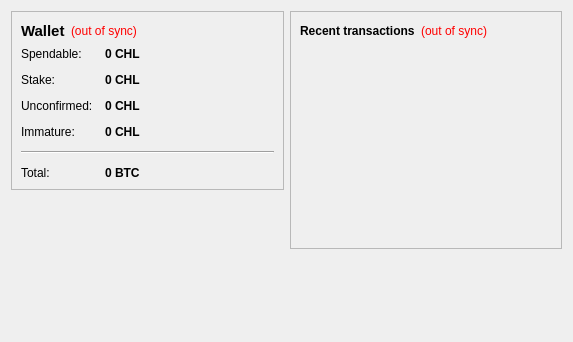
<?xml version="1.0" encoding="UTF-8"?>
<ui version="4.0">
 <class>OverviewPage</class>
 <widget class="QWidget" name="OverviewPage">
  <property name="geometry">
   <rect>
    <x>0</x>
    <y>0</y>
    <width>573</width>
    <height>342</height>
   </rect>
  </property>
  <property name="windowTitle">
   <string>Form</string>
  </property>
  <layout class="QHBoxLayout" name="horizontalLayout" stretch="1,1">
   <item>
    <layout class="QVBoxLayout" name="verticalLayout_2">
     <item>
      <widget class="QFrame" name="frame">
       <property name="frameShape">
        <enum>QFrame::StyledPanel</enum>
       </property>
       <property name="frameShadow">
        <enum>QFrame::Raised</enum>
       </property>
       <layout class="QVBoxLayout" name="verticalLayout_4">
        <item>
         <layout class="QHBoxLayout" name="horizontalLayout_4">
          <item>
           <widget class="QLabel" name="label_5">
            <property name="font">
             <font>
              <pointsize>11</pointsize>
              <weight>75</weight>
              <bold>true</bold>
             </font>
            </property>
            <property name="text">
             <string>Wallet</string>
            </property>
           </widget>
          </item>
          <item>
           <widget class="QLabel" name="labelWalletStatus">
            <property name="toolTip">
             <string>The displayed information may be out of date. Your wallet automatically synchronizes with the Chingeling network after a connection is established, but this process has not completed yet.</string>
            </property>
            <property name="styleSheet">
             <string notr="true">QLabel { color: red; }</string>
            </property>
            <property name="text">
             <string notr="true">(out of sync)</string>
            </property>
            <property name="alignment">
             <set>Qt::AlignLeading|Qt::AlignLeft|Qt::AlignVCenter</set>
            </property>
           </widget>
          </item>
          <item>
           <spacer name="horizontalSpacer_2">
            <property name="orientation">
             <enum>Qt::Horizontal</enum>
            </property>
            <property name="sizeHint" stdset="0">
             <size>
              <width>40</width>
              <height>20</height>
             </size>
            </property>
           </spacer>
          </item>
         </layout>
        </item>
        <item>
         <layout class="QFormLayout" name="formLayout_2">
          <property name="fieldGrowthPolicy">
           <enum>QFormLayout::AllNonFixedFieldsGrow</enum>
          </property>
          <property name="horizontalSpacing">
           <number>12</number>
          </property>
          <property name="verticalSpacing">
           <number>12</number>
          </property>
          <item row="0" column="0">
           <widget class="QLabel" name="label">
            <property name="text">
             <string>Spendable:</string>
            </property>
           </widget>
          </item>
          <item row="0" column="1">
           <widget class="QLabel" name="labelBalance">
            <property name="font">
             <font>
              <weight>75</weight>
              <bold>true</bold>
             </font>
            </property>
            <property name="cursor">
             <cursorShape>IBeamCursor</cursorShape>
            </property>
            <property name="toolTip">
             <string>Your current spendable balance</string>
            </property>
            <property name="text">
             <string notr="true">0 CHL</string>
            </property>
            <property name="textInteractionFlags">
             <set>Qt::LinksAccessibleByMouse|Qt::TextSelectableByKeyboard|Qt::TextSelectableByMouse</set>
            </property>
           </widget>
          </item>
          <item row="1" column="0">
           <widget class="QLabel" name="label_6">
            <property name="text">
             <string>Stake:</string>
            </property>
           </widget>
          </item>
          <item row="1" column="1">
           <widget class="QLabel" name="labelStake">
            <property name="font">
             <font>
              <weight>75</weight>
              <bold>true</bold>
             </font>
            </property>
            <property name="cursor">
             <cursorShape>IBeamCursor</cursorShape>
            </property>
            <property name="toolTip">
             <string>Total of coins that was staked, and do not yet count toward the current balance</string>
            </property>
            <property name="text">
             <string notr="true">0 CHL</string>
            </property>
            <property name="textInteractionFlags">
             <set>Qt::LinksAccessibleByMouse|Qt::TextSelectableByKeyboard|Qt::TextSelectableByMouse</set>
            </property>
           </widget>
          </item>
          <item row="2" column="0">
           <widget class="QLabel" name="label_3">
            <property name="text">
             <string>Unconfirmed:</string>
            </property>
           </widget>
          </item>
          <item row="2" column="1">
           <widget class="QLabel" name="labelUnconfirmed">
            <property name="font">
             <font>
              <weight>75</weight>
              <bold>true</bold>
             </font>
            </property>
            <property name="cursor">
             <cursorShape>IBeamCursor</cursorShape>
            </property>
            <property name="toolTip">
             <string>Total of transactions that have yet to be confirmed, and do not yet count toward the current balance</string>
            </property>
            <property name="text">
             <string notr="true">0 CHL</string>
            </property>
            <property name="textInteractionFlags">
             <set>Qt::LinksAccessibleByMouse|Qt::TextSelectableByKeyboard|Qt::TextSelectableByMouse</set>
            </property>
           </widget>
          </item>
          <item row="3" column="0">
           <widget class="QLabel" name="labelImmatureText">
            <property name="text">
             <string>Immature:</string>
            </property>
           </widget>
          </item>
          <item row="3" column="1">
           <widget class="QLabel" name="labelImmature">
            <property name="font">
             <font>
              <weight>75</weight>
              <bold>true</bold>
             </font>
            </property>
            <property name="toolTip">
             <string>Mined balance that has not yet matured</string>
            </property>
            <property name="text">
             <string notr="true">0 CHL</string>
            </property>
            <property name="textInteractionFlags">
             <set>Qt::LinksAccessibleByMouse|Qt::TextSelectableByKeyboard|Qt::TextSelectableByMouse</set>
            </property>
           </widget>
          </item>
          <item row="4" column="0" colspan="2">
           <widget class="Line" name="line">
            <property name="orientation">
             <enum>Qt::Horizontal</enum>
            </property>
           </widget>
          </item>
          <item row="5" column="0">
           <widget class="QLabel" name="labelTotalText">
            <property name="text">
             <string>Total:</string>
            </property>
           </widget>
          </item>
          <item row="5" column="1">
           <widget class="QLabel" name="labelTotal">
            <property name="font">
             <font>
              <weight>75</weight>
              <bold>true</bold>
             </font>
            </property>
            <property name="cursor">
             <cursorShape>IBeamCursor</cursorShape>
            </property>
            <property name="toolTip">
             <string>Your current total balance</string>
            </property>
            <property name="text">
             <string notr="true">0 BTC</string>
            </property>
            <property name="textInteractionFlags">
             <set>Qt::LinksAccessibleByMouse|Qt::TextSelectableByKeyboard|Qt::TextSelectableByMouse</set>
            </property>
           </widget>
          </item>
         </layout>
        </item>
       </layout>
      </widget>
     </item>
     <item>
      <spacer name="verticalSpacer_3">
       <property name="orientation">
        <enum>Qt::Vertical</enum>
       </property>
       <property name="sizeHint" stdset="0">
        <size>
         <width>20</width>
         <height>40</height>
        </size>
       </property>
      </spacer>
     </item>
     <item>
      <widget class="QLabel" name="label_2">
       <property name="text">
        <string/>
       </property>
       <property name="pixmap">
        <pixmap resource="../Chingeling.qrc">:/images/backg</pixmap>
       </property>
       <property name="scaledContents">
        <bool>false</bool>
       </property>
       <property name="alignment">
        <set>Qt::AlignCenter</set>
       </property>
      </widget>
     </item>
     <item>
      <spacer name="verticalSpacer">
       <property name="orientation">
        <enum>Qt::Vertical</enum>
       </property>
       <property name="sizeHint" stdset="0">
        <size>
         <width>20</width>
         <height>40</height>
        </size>
       </property>
      </spacer>
     </item>
    </layout>
   </item>
   <item>
    <layout class="QVBoxLayout" name="verticalLayout_3">
     <item>
      <widget class="QFrame" name="frame_2">
       <property name="frameShape">
        <enum>QFrame::StyledPanel</enum>
       </property>
       <property name="frameShadow">
        <enum>QFrame::Raised</enum>
       </property>
       <layout class="QVBoxLayout" name="verticalLayout">
        <item>
         <layout class="QHBoxLayout" name="horizontalLayout_2">
          <item>
           <widget class="QLabel" name="label_4">
            <property name="text">
             <string>&lt;b&gt;Recent transactions&lt;/b&gt;</string>
            </property>
           </widget>
          </item>
          <item>
           <widget class="QLabel" name="labelTransactionsStatus">
            <property name="toolTip">
             <string>The displayed information may be out of date. Your wallet automatically synchronizes with the Chingeling network after a connection is established, but this process has not completed yet.</string>
            </property>
            <property name="styleSheet">
             <string notr="true">QLabel { color: red; }</string>
            </property>
            <property name="text">
             <string notr="true">(out of sync)</string>
            </property>
            <property name="alignment">
             <set>Qt::AlignRight|Qt::AlignTrailing|Qt::AlignVCenter</set>
            </property>
           </widget>
          </item>
          <item>
           <spacer name="horizontalSpacer">
            <property name="orientation">
             <enum>Qt::Horizontal</enum>
            </property>
            <property name="sizeHint" stdset="0">
             <size>
              <width>40</width>
              <height>20</height>
             </size>
            </property>
           </spacer>
          </item>
         </layout>
        </item>
        <item>
         <widget class="QListView" name="listTransactions">
          <property name="styleSheet">
           <string notr="true">QListView { background: transparent; }</string>
          </property>
          <property name="frameShape">
           <enum>QFrame::NoFrame</enum>
          </property>
          <property name="verticalScrollBarPolicy">
           <enum>Qt::ScrollBarAlwaysOff</enum>
          </property>
          <property name="horizontalScrollBarPolicy">
           <enum>Qt::ScrollBarAlwaysOff</enum>
          </property>
          <property name="selectionMode">
           <enum>QAbstractItemView::NoSelection</enum>
          </property>
         </widget>
        </item>
       </layout>
      </widget>
     </item>
     <item>
      <spacer name="verticalSpacer_2">
       <property name="orientation">
        <enum>Qt::Vertical</enum>
       </property>
       <property name="sizeHint" stdset="0">
        <size>
         <width>20</width>
         <height>40</height>
        </size>
       </property>
      </spacer>
     </item>
    </layout>
   </item>
  </layout>
 </widget>
 <resources>
  <include location="../Chingeling.qrc"/>
 </resources>
 <connections/>
</ui>
